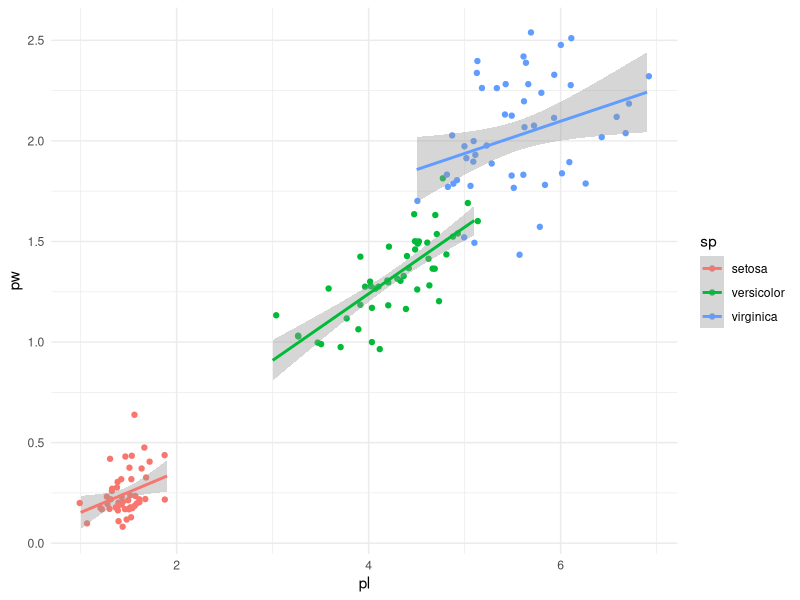

This chart was generated by the following R code:
## ---- chunk 1

# dependencies
library(tidyverse)

# data tidying
iris2 <- iris %>% 
  as_tibble() %>% 
  select(pl=Petal.Length, pw=Petal.Width, sp=Species)
iris2

# a quick graph
ggplot(iris2) + 
  aes(pl, pw, col=sp) + 
  geom_jitter() + 
  geom_smooth(method="lm", formula="y~x") + 
  theme_minimal()

# a little helper function to get adjusted R2 of a linear model
lm_adj_r2 <- function(x) summary(lm(pl~pw, data=x))$adj.r.squared
  
# group-wise statistics
iris2 %>%
  nest(data=c(pl, pw)) %>% 
  mutate(adj_r2=map_dbl(data, lm_adj_r2))

## ---- chunk 2
# back to school
1+1
3-4
2/3
2*2

# beyond +, -, /, *
2^4 
sqrt(9) # equivalent to 9^(1/2)
7%%3

# precedence rules apply
(1.5-2)*4
1.5-2*4

